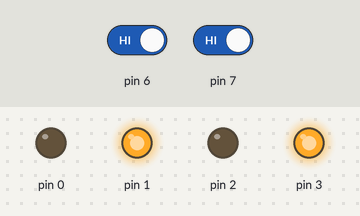
A sketch run on a simulated Arduino Uno, built with avr-gcc and run on an emulated ATmega328P. On the bench: output pins drawn as LEDs (lit = HIGH). The test bench sets the inputs (shaded band); at power-on: pin 6 HIGH, pin 7 HIGH.

Above: at 1.2 s.
1.3 s: pin 6 driven LOW
At 2.2 s:
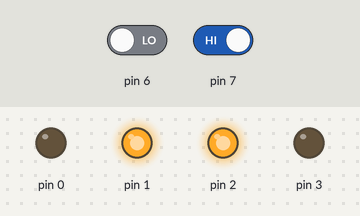
2.8 s: pin 7 driven LOW
At 3.4 s:
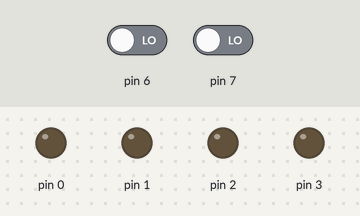
4.3 s: pin 6 driven HIGH
At 5.5 s:
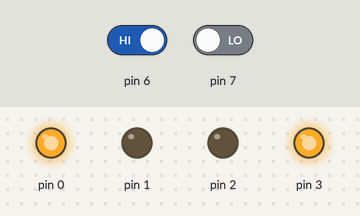
5.8 s: pin 7 driven HIGH
At 6.9 s:
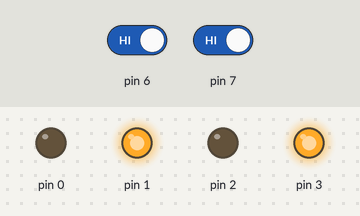
Timing chart, 0 to 8.3 s (numbered marks = the images above; inputs shaded):
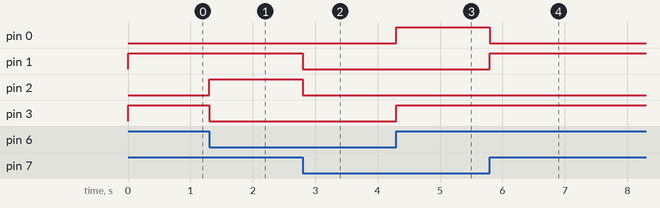

The sketch:

BareMinAvoidance.ino
```cpp
void setup() {
  //left sensor output to arduno input
  pinMode(7,INPUT);
  //Right Sens or output to arduino input
  pinMode(6,INPUT);
  //output from audrino to motor drive
  //Right motor audrino to motor Drive
  pinMode(0,OUTPUT);
  pinMode(1,OUTPUT);
  //left Motor Arduino motor Drive
  pinMode(2,OUTPUT);
  pinMode(3,OUTPUT);
}
  void loop() {
    //left sensor input
    int l1=digitalRead(7);
    //Right Sensor Input
    int r1=digitalRead(6);
    if((l1==LOW)&&(r1==LOW))
    {
       //Stay still
      digitalWrite(0,LOW);
      digitalWrite(1,LOW);
      digitalWrite(2,LOW);
      digitalWrite(3,LOW);
    } else if((l1==LOW)&&(r1==HIGH)) {
        //turns right
        digitalWrite(0,HIGH);
        digitalWrite(1,LOW);
        digitalWrite(2,LOW);
        digitalWrite(3,HIGH);
    } else if((l1==HIGH)&&(r1==LOW)) {
          //turns left
          digitalWrite(0,LOW);
          digitalWrite(1,HIGH);
          digitalWrite(2,HIGH);
          digitalWrite(3,LOW);
    } else if((l1==HIGH)&&(r1==HIGH)) {
          //Stop the Boot
         digitalWrite(0,LOW);
         digitalWrite(1,HIGH);
         digitalWrite(2,LOW);
         digitalWrite(3,HIGH);
    }
 }
```

Measured:
- after the input at 1.3 s, pin 2: LOW → HIGH at once; pin 3: HIGH → LOW at once
- after the input at 2.8 s, pin 1, pin 2: HIGH → LOW at once
- after the input at 4.3 s, pin 0, pin 3: LOW → HIGH at once
- after the input at 5.8 s, pin 0: HIGH → LOW at once; pin 1: LOW → HIGH at once
